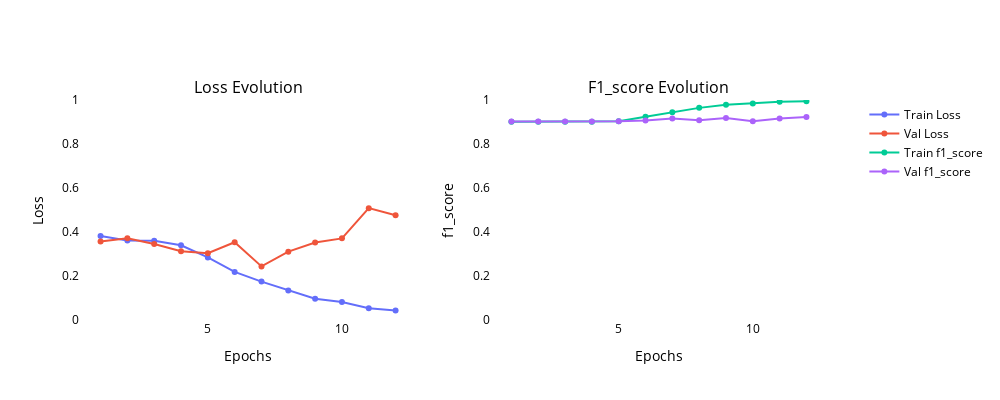

The cell this chart's notebook holds for it:
### Code cell
# Plot the training history
plot_training_history(history)

### Figure 1 — Plotly figure (JSON) as saved in the notebook; plotly's stock layout.template omitted (floating-point values rounded to 4 significant figures)
{"data": [{"mode": "lines+markers", "name": "Train Loss", "type": "scatter", "x": [1, 2, 3, 4, 5, 6, 7, 8, 9, 10, 11, 12], "xaxis": "x", "y": [0.3814, 0.3615, 0.3598, 0.3396, 0.2843, 0.2185, 0.1746, 0.1343, 0.09625, 0.08163, 0.05355, 0.04331], "yaxis": "y"}, {"mode": "lines+markers", "name": "Val Loss", "type": "scatter", "x": [1, 2, 3, 4, 5, 6, 7, 8, 9, 10, 11, 12], "xaxis": "x", "y": [0.3564, 0.3714, 0.3457, 0.3124, 0.3037, 0.3533, 0.2436, 0.3107, 0.3523, 0.371, 0.5085, 0.4761], "yaxis": "y"}, {"mode": "lines+markers", "name": "Train f1_score", "type": "scatter", "x": [1, 2, 3, 4, 5, 6, 7, 8, 9, 10, 11, 12], "xaxis": "x2", "y": [0.9016, 0.9016, 0.9016, 0.9016, 0.9033, 0.9238, 0.9442, 0.9642, 0.9786, 0.9843, 0.9921, 0.9943], "yaxis": "y2"}, {"mode": "lines+markers", "name": "Val f1_score", "type": "scatter", "x": [1, 2, 3, 4, 5, 6, 7, 8, 9, 10, 11, 12], "xaxis": "x2", "y": [0.9018, 0.9018, 0.9018, 0.9018, 0.9029, 0.9071, 0.9163, 0.9085, 0.9182, 0.9035, 0.9158, 0.9232], "yaxis": "y2"}], "layout": {"annotations": [{"font": {"size": 16}, "showarrow": false, "text": "Loss Evolution", "x": 0.225, "xanchor": "center", "xref": "paper", "y": 1, "yanchor": "bottom", "yref": "paper"}, {"font": {"size": 16}, "showarrow": false, "text": "F1_score Evolution", "x": 0.775, "xanchor": "center", "xref": "paper", "y": 1, "yanchor": "bottom", "yref": "paper"}], "font": {"color": "black"}, "height": 400, "hovermode": "x unified", "legend": {"orientation": "v", "x": 1.05, "y": 1}, "paper_bgcolor": "rgba(0,0,0,0)", "plot_bgcolor": "rgba(0,0,0,0)", "showlegend": true, "width": 1000, "xaxis": {"anchor": "y", "domain": [0, 0.45], "tickfont": {"color": "black"}, "title": {"font": {"color": "black"}, "text": "Epochs"}}, "xaxis2": {"anchor": "y2", "domain": [0.55, 1], "tickfont": {"color": "black"}, "title": {"font": {"color": "black"}, "text": "Epochs"}}, "yaxis": {"anchor": "x", "domain": [0, 1], "range": [0, 1], "tickfont": {"color": "black"}, "title": {"font": {"color": "black"}, "text": "Loss"}}, "yaxis2": {"anchor": "x2", "domain": [0, 1], "range": [0, 1], "tickfont": {"color": "black"}, "title": {"font": {"color": "black"}, "text": "f1_score"}}}}
